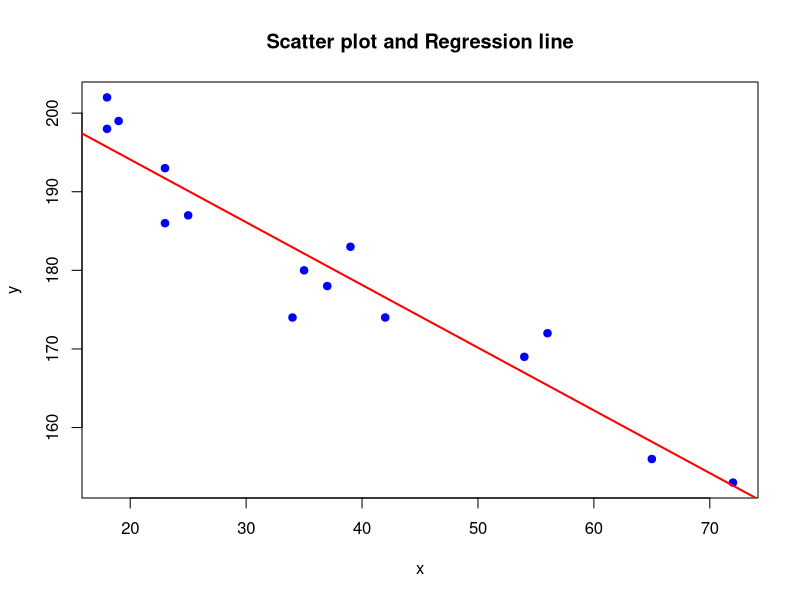

The R source for this figure:
# Linear Regression model
# y = beta0 + beta1 * x + epsilon
# unknown: beta0, beta1: estimate from data

# 1. Data
x = c(18,23,25,35,65,54,34,56,72,19,23,42,18,39,37)
y = c(202,186,187,180,156,169,174,172,153,199,193,174,198,183,178)

# 2. Linear model
model = lm(y ~ x)
summary = summary(model)
summary

# 3. Scatter plot, Regression line
plot(x,y, main = "Scatter plot and Regression line",
     xlab = "x", ylab = "y", pch = 19, col = "blue") 
abline(model, col = "red", lwd = 2)

# 4. Residuals (Thang du)
resid(model) 

# 5. Coefficients (He so)
coef(model)
beta0 <- coef(model)[[1]]
beta1 <- coef(model)[[2]]
cat("Linear Regression model: y=", beta0, "+", beta1,"x")

# 6. Correlation Coefficient (He so tuong quan)
correlation_coefficient <- cor(x, y)
cat("Correlation Coefficient:", correlation_coefficient, "\n")

# 7. Coefficient of determination (R^2 - He so xac dinh)
r_squared <- summary$r.squared
cat("Coefficient of determination:", r_squared, "\n")

# 8. MSE
sigma2_estimate <- summary(model)$sigma^2
cat("sigma2_estimate = ", sigma2_estimate)

# 9. Confidence Interval
confint(model, level = 0.95)

# 10. Analysis of variance ANOVA
anova(model)
